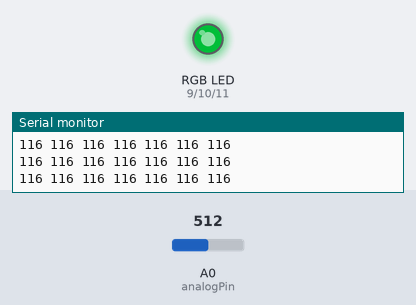
A sketch run on a simulated Arduino Uno, built with avr-gcc and run on an emulated ATmega328P. Shown: an RGB LED mixed from three pins (HIGH = lit), the last lines printed to the serial monitor. The test bench sets the inputs (shaded band); at power-on: A0 (analogPin) = 512. Dim RGB values are drawn brighter than linear; pins used as bus, display or sensor lines are not drawn.

Above: at 1.2 s.
1.3 s: A0 (analogPin) set to 162
4.3 s: A0 (analogPin) set to 146
At 5.1 s:
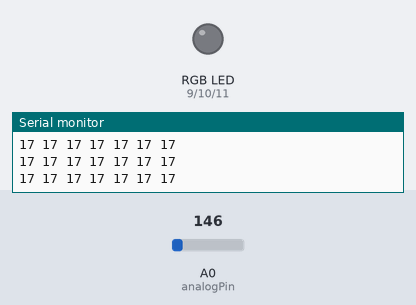
5.8 s: A0 (analogPin) set to 900
At 7.2 s:
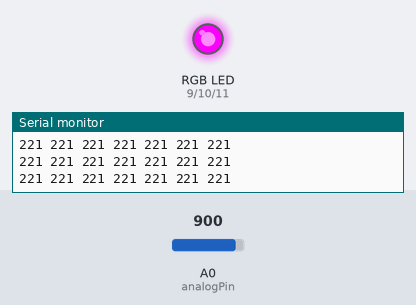
Timing chart, 0 to 8.8 s (numbered marks = the images above; inputs shaded):
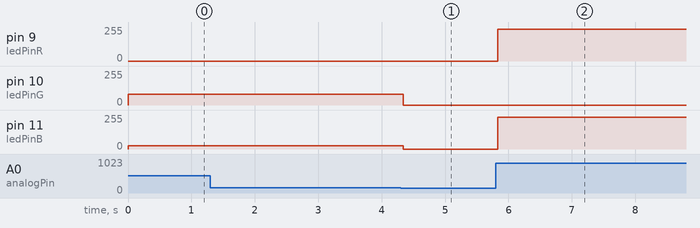

Measured:
- the behaviour switches between 154 and 153 on A0 (analogPin) (found by bisection; images 0 and 1)
- after the input at 4.3 s, pin 10 (ledPinG): 80/255 → 0/255 at once; pin 11 (ledPinB): 24/255 → 0/255 at once
- after the input at 5.8 s, pin 9 (ledPinR), pin 11 (ledPinB): 0/255 → 240/255 at once

The sketch:

msgeq7-led-code.ino
```cpp
/* Geoffrey Angus
 * LED logic built on top of David Wang's
 * frequency parser. Separates frequencies
 * into high, medium, and low "buckets."
 * The bucket with the highest amplitude
 * has its color displayed. In its current form,
 * it works primarily on electronic music. Enjoy!
 */

/* THIS SECTION IS NOT MY CODE*/
/* David Wang
 * Code that takes audio input from a 3.5mm cable
 * and flashes an LED strip based on the frequency
 * of the music.
 *
 * HUGE thanks to the arduino community
 * If you see your code here, I owe you my gratitude
 *
 */

 #include <math.h>

int analogPin = 0; // MSGEQ7 OUT
int strobePin = 2; // MSGEQ7 STROBE
int resetPin = 4; // MSGEQ7 RESET
int spectrumValue[7];

// MSGEQ7 OUT pin produces values around 50-80
// when there is no input, so use this value to
// filter out a lot of the chaff.
int filterValue = 80;

// LED pins connected to the PWM pins on the Arduino

int ledPinR = 9;
int ledPinG = 10;
int ledPinB = 11;

//int timeOn;
int count = 0;

int volume;
int scale;
int r;
int g;
int b;

int treble;
int mid;
int bass;

int trebCount;
int midCount;
int bassCount;

int avgVolume;

boolean trebOn;
boolean midOn;
boolean bassOn;

void setup()
{
  Serial.begin(9600);
  // Read from MSGEQ7 OUT
  pinMode(analogPin, INPUT);
  // Write to MSGEQ7 STROBE and RESET
  pinMode(strobePin, OUTPUT);
  pinMode(resetPin, OUTPUT);

  // Set analogPin's reference voltage
  analogReference(DEFAULT); // 5V

  // Set startup values for pins
  digitalWrite(resetPin, LOW);
  digitalWrite(strobePin, HIGH);
}

void loop()
{
  // Set reset pin low to enable strobe
  digitalWrite(resetPin, HIGH);
  digitalWrite(resetPin, LOW);

  // Get all 7 spectrum values from the MSGEQ7
  for (int i = 0; i < 7; i++)
  {
    digitalWrite(strobePin, LOW);
    delayMicroseconds(40); // Allow output to settle

    spectrumValue[i] = analogRead(analogPin);

    // Constrain any value above 1023 or below filterValue
    spectrumValue[i] = constrain(spectrumValue[i], filterValue, 1023);


    // Remap the value to a number between 0 and 255
    spectrumValue[i] = map(spectrumValue[i], filterValue, 1023, 0, 255);

    // Remove serial stuff after debugging
    Serial.print(spectrumValue[i]);
    Serial.print(" ");
    digitalWrite(strobePin, HIGH);
  }

  Serial.println();

  if (count % 20 == 0) {
    count = 0;
    volume = totalAmplitude(spectrumValue);
    scale = volume / 7; // the average amplitude across all 7 bins
  }

  if (trebOn && trebCount < 1) {
    trebCount++;
  }
  else {
    trebOn = false;
    trebCount = 0;
  }

  if (midOn && midCount < 1) {
    midCount++;
  }
  else {
    midOn = false;
    midCount = 0;
  }

  if (bassOn && bassCount < 1) {
    bassCount++;
  }
  else {
    bassOn = false;
    bassCount = 0;
  }

  bass = spectrumValue[0];
  mid = spectrumValue[4] + spectrumValue[3];
  treble = spectrumValue[6] + spectrumValue[5];

  if (bass < 20 && spectrumValue[0] < 50 && spectrumValue[2] < 30 && !bassOn && !midOn && !trebOn) { //white
    r = 0;
    g = 0;
    b = 0;
  }
  else if (bass > 205 || bassOn) { // purple
    r = 240; //+ bass / 2;
    g = 0;
    b = 240; //+ bass / 2;
    bassOn = true;
  }
  else {
    r = 0; //+ treble / 4;
    g = 80; //+ treble / 4;
    b = 24; //+ treble / 4;
    trebOn = true;
  }

  // Write the PWM values to the LEDs
  // I find that with three LEDs, these three spectrum values work the best
  analogWrite(ledPinR, r);
  analogWrite(ledPinG, g);
  analogWrite(ledPinB, b);

  count++;
}

int totalAmplitude(int spectrumValue[]) {
  int total = 0;
  for (int i = 0; i < 7; i++) {
    total += spectrumValue[i];
  }
  return total;
}
```
